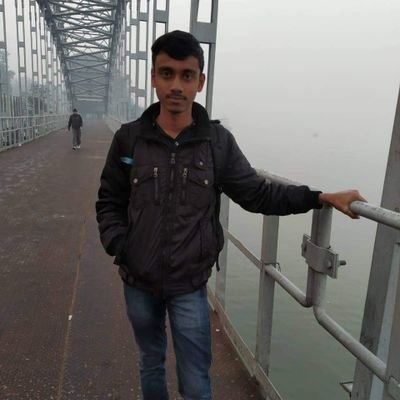
#> input picture images/ujjwal.jpg, 400 x 400 px; its folder holds only this picture in this run
$ python train_image.py
#> lines starting #> are read from the running program, lines starting #| are printed output that depends on the picture
import cv2
import os
import numpy as np
from PIL import Image

image_dir = './images'

face_cascade = cv2.CascadeClassifier('./data/haarcascades/haarcascade_frontalface_alt2.xml')

current_id = 0

label_ids = {}

y_labels = []
x_train = []

for root,dirs,files in os.walk(image_dir):
    for file in files:
        if file.endswith('png') or file.endswith('jpg'):
            path = os.path.join(root,file)
            label = os.path.basename(os.path.dirname(path)).replace(" ",".").lower()

            print(path,label)
            if label in label_ids:
                pass
            else:
                label_ids[label] = current_id
                current_id += 1

            id_ = label_ids[label]
            print(label_ids)

            # y_labels.append(label)
            # x_train.append(path)

            pil_image = Image.open(path)#.convert('L')
#> pil_image is the input picture: PIL image 400x400 RGB; mean R, G, B 109.7, 107.8, 105.9
            image_array = np.array(pil_image,'uint8')
            print(image_array)
#> (printed output is left out)

            faces = face_cascade.detectMultiScale(image_array,scaleFactor=1.5,minNeighbors=5)
#> faces = [[154, 59, 45, 45]]

            for (x,y,w,h) in faces:
                roi = image_array[y:y+h, x:x+w]
                x_train.append(roi)
#> this loop made 1 pass
#> pass 1, `roi = image_array[y:y+h, x:x+w]`:
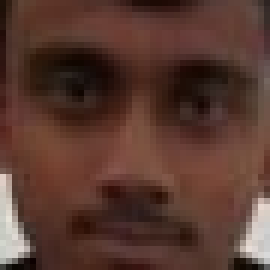
#> roi: shape (45, 45, 3) (shown 6 times larger); mean R, G, B 88.4, 57.4, 47.8
#> after the loop, x_train = 1 item
            print("""
            --------------------------------------------
            """,faces)
#|             --------------------------------------------
#|              [[154  59  45  45]]

print(y_labels)
print(x_train)
#> (printed output is left out)
